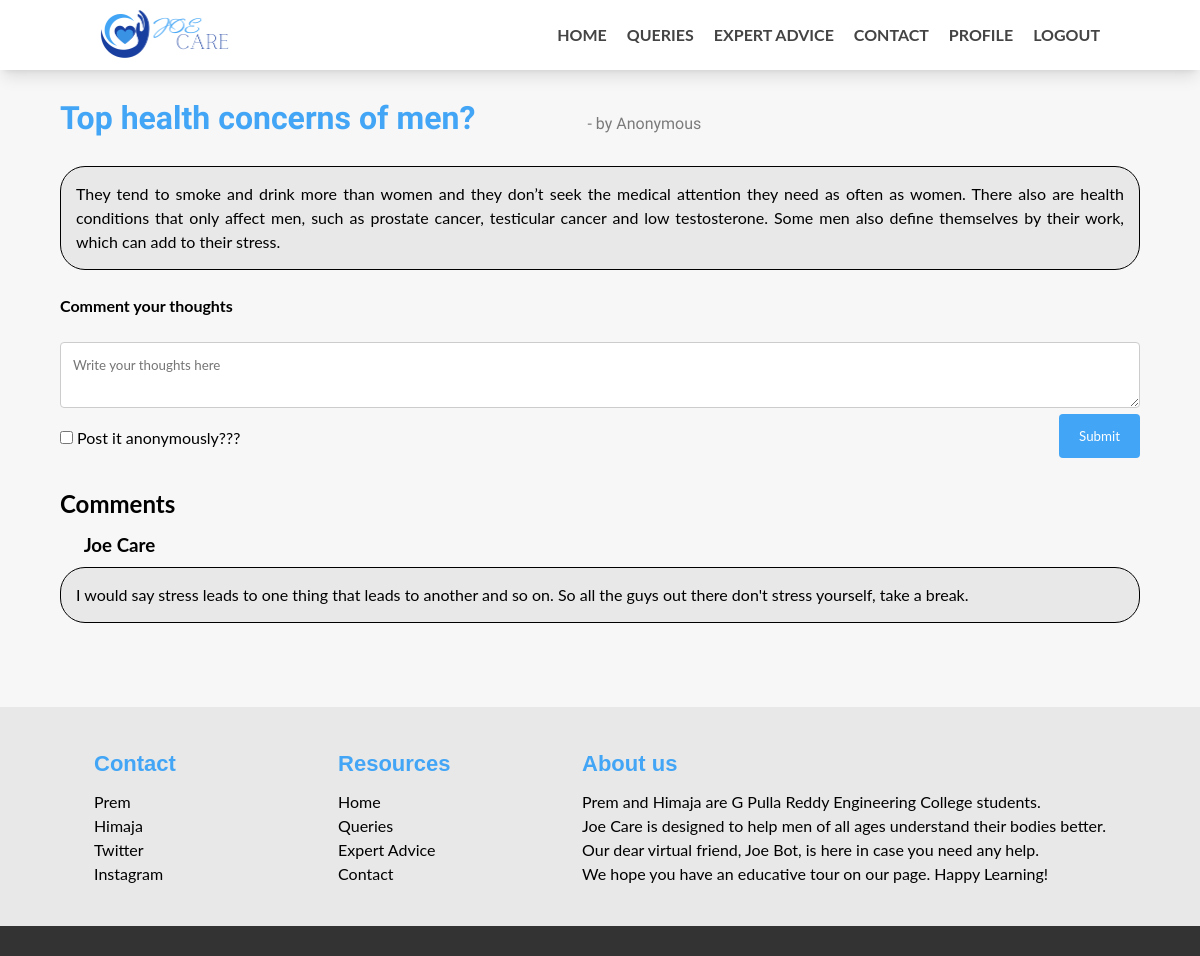
The page /querypost/52 (signed in) on the database its author committed.
### tables this page shows
CREATE TABLE "ApprovePosts" (
	"id"	INTEGER NOT NULL UNIQUE,
	"userId"	INTEGER NOT NULL,
	"title"	TEXT NOT NULL,
	"desc"	TEXT NOT NULL,
	"anonymous"	TEXT NOT NULL,
	"name"	TEXT NOT NULL,
	"email"	TEXT NOT NULL,
	"age"	TEXT NOT NULL,
	"mod"	TEXT NOT NULL,
	"app"	TEXT NOT NULL,
	"ageres"	TEXT NOT NULL,
	PRIMARY KEY("id" AUTOINCREMENT),
	FOREIGN KEY("userId") REFERENCES "Users"("id")
);

CREATE TABLE "comments" (
	"id"	INTEGER NOT NULL UNIQUE,
	"postid"	INTEGER NOT NULL,
	"userid"	INTEGER NOT NULL,
	"user"	INTEGER NOT NULL,
	"email"	TEXT NOT NULL,
	"comment"	TEXT NOT NULL,
	"anony"	TEXT NOT NULL,
	FOREIGN KEY("userid") REFERENCES "Users"("id"),
	PRIMARY KEY("id" AUTOINCREMENT),
	FOREIGN KEY("postid") REFERENCES "ApprovePosts"("id")
);

### app.py (the view)
@app.route("/querypost/<int:postid>", methods = ['POST', 'GET'])
@login_required
def querypost(postid):
    records = Query.get_post_postid(postid)
    comments = Query.get_comments(postid)
    return render_template("querypost.html", logged = curr_user.get_user(), records = records, comments = comments)

### Query.py (called while the page is built)
    def get_post_postid(postid):
        con = sqlite3.connect("joecare.db")
        c = con.cursor()
        try:
            sql_select_query = "select * from approvePosts where id = ?;"
            c.execute(sql_select_query, (postid,))
            record = c.fetchall()
        finally:
            con.commit()
            c.close()
            con.close()
        return record

    def get_comments(postid):
        con = sqlite3.connect("joecare.db")
        c = con.cursor()
        try:
            sql_select_query = "select * from comments where postid = ?;"
            c.execute(sql_select_query, (postid,))
            record = c.fetchall()
        finally:
            con.commit()
            c.close()
            con.close()
        return record

### app.py (called while the page is built)
@login_manager.user_loader
def load_user(userid):
    return LoginUser(userid)

@app.before_request
def before_request():
    session.permanent = True
    app.permanent_session_lifetime = timedelta(minutes=20)
    session.modified = True
    g.user = current_user

    def get_user(self):
        return self.login

### templates/querypost.html (shortened to what this page needs)
<!doctype html>
<html>
<head>
	<link rel="stylesheet" href="{{url_for('static', filename = 'stylesheets/nav.css') }}" media="screen">
	<link rel="stylesheet" href="{{url_for('static', filename = 'stylesheets/footer.css') }}" media="screen">
	<link rel="stylesheet" href="{{url_for('static', filename = 'stylesheets/form.css') }}" media="screen">
</head>
<body>
	<header>
			<div class="wrapper">
				<div class="logo">
					<a href="/"><img src="{{url_for('static', filename = 'images/logo.png') }}" alt="Joe Care"></a>
				</div>
				<div class="navbar">
					<nav>
						<ul>
							<li><a href="/">Home</a></li>
							<li><a href="/query">Queries</a></li>
							<li><a href="/expert">Expert Advice</a></li>
							<li><a href="#foot">Contact</a></li>
							{% if logged == True %}
							<li><a href = "/profile">Profile</a></li>
							<li><a href = "/logout">Logout</a></li>
							{% else %}
							<li><a href = "/login">Login</a></li>
							{% endif %}
						</ul>
					</nav>
				</div>
			</div>
		</header>
	<div style="padding: 2% 5%">
	{% for record in records %}
		<div class="containerIntro">
		<h1 style="color:#42a5f5">{{record[2]}}</h1>
		{% if record[4] == "False" %}
			<p>		- by {{record[5]}}</p>
		{% else %}
			<p style="opacity: .5; margin-left: 10%">	 - by Anonymous</p>
		{% endif %}
		</div>
		<br>
		<p style="text-align: justify; background-color: #E8E8E8; width: 100%;  border-radius:25px; padding: 15px; border: 0.8px solid">{{record[3]}}</p>
	{% endfor %}
		<br>
		<p><b>Comment your thoughts</b></p>
		<br>
	<form action="{{url_for('comment', postid = records[0][0] )}}" method="post">
		<textarea name="comment" id="comment" placeholder="Write your thoughts here"></textarea>
		<input type="checkbox" id="anony" name="anony" value="True">
		<label for="vehicle1">Post it anonymously???</label>
		<input type="submit" name="submit">
	</form>
		<br>
	<h2>Comments</h2>
	{% for comment in comments %}
	{% if comment[6] == "False" %}
		<h3 style="padding: .8%; margin-left: 15px">{{comment[3]}}</h3>
	{% else %}
		<h3 style="padding: .8%; margin-left: 15px">From Anonymous</h3>
	{% endif %}
	<p style="text-align: justify; background-color: #E8E8E8; width: 100%;  border-radius:25px; padding: 15px; border: 0.8px solid">{{comment[5] }} </p>
	{% else %}
	<p>No Comments</p>
	{% endfor %}
	</div>
	<div class="container"></div>
<footer id="foot">
  <section class="ft-main">
    <div class="ft-main-item">
        <h2 class="ft-title" style="color: #42a5f5;">Contact</h2>
        <ul>
          <li><a href="https://www.linkedin.com/in/prem-jain801/" style="color: black">Prem</a></li>
          <li><a href="https://www.linkedin.com/in/k-naga-himaja/" style="color: black">Himaja</a></li>
          <li><a href="https://twitter.com/KNagaHimaja" style="color: black">Twitter</a></li>
          <li><a href="https://www.instagram.com/prem_jain_801/" style="color: black">Instagram</a></li>
        </ul>
      </div>
      <div class="ft-main-item">
        <h2 class="ft-title" style="color: #42a5f5;">Resources</h2>
        <ul>
          <li><a href="/" style="color: black">Home</a></li>
          <li><a href="/query" style="color: black">Queries</a></li>
          <li><a href="/expert" style="color: black">Expert Advice</a></li>
          <li><a href="#foot" style="color: black">Contact</a></li>
        </ul>
      </div>
    <div class="ft-main-item">
      <h2 class="ft-title" style="color: #42a5f5;">About us</h2>
      <ul style="color: black">
        <p style="text-align: justify;">Prem and Himaja are G Pulla Reddy Engineering College students.</p>
        <p style="text-align: justify;">Joe Care is designed to help men of all ages understand their bodies better.</p>
        <p style="text-align: justify;">Our dear virtual friend, Joe Bot, is here in case you need any help. </p>
        <p style="text-align: justify;">	We hope you have an educative tour on our page. Happy Learning!</p>
      </ul>
    </div>
  </section>
  <section class="ft-legal">
  </section>
</footer>
</body>
</html>

### static/stylesheets/nav.css (style rules this page uses)
*, *::before, *::after { box-sizing: border-box; line-height: 1.5em; }
html { font-size: 16px; scroll-behavior: smooth; -webkit-text-size-adjust: 100%; }
body { margin: 0; font-family: "Open Sans", sans-serif; background-color: #f7f7f7; }
header { background-color: #ffffff; box-shadow: 0 10px 15px -3px rgba(0, 0, 0, 0.1), 0 4px 6px -4px rgba(0, 0, 0, 0.1); padding: 10px 20px; }
header .wrapper { max-width: 1000px; margin: 0 auto; display: flex; flex-wrap: wrap; align-items: center; justify-content: space-between; }
header .logo img { height: 50px; display: block; }
.navbar { position: fixed; top: 0; left: 100%; margin: 0; width: 100%; height: 100%; background-color: white; padding: 20px; transition: left 0.3s; }
.navbar ul { all: unset; list-style-type: none; display: flex; flex-direction: column; align-items: center; gap: 25px; }
.navbar ul a { all: unset; color: #444444; text-transform: uppercase; cursor: pointer; font-weight: bold; font-size: 28px; }
.container { max-width: 900px; margin: 0 auto; padding: 30px; }
@media (min-width: 550px) { .navbar { all: unset; display: block; } }
@media (min-width: 550px) { .navbar ul { flex-direction: row; gap: 20px; } }
@media (min-width: 550px) { .navbar ul a { font-size: inherit; } }

### static/stylesheets/footer.css (style rules this page uses)
* { box-sizing: border-box; font-family: "Lato", sans-serif; margin: 0; padding: 0; }
ul { list-style: none; padding-left: 0; }
footer { background-color: #E8E8E8; color: #bbb; line-height: 1.5; }
footer a { text-decoration: none; color: #eee; }
.ft-title { color: #fff; font-family: "Arial"; font-size: 1.375rem; padding-bottom: 0.625rem; }
body { display: flex; min-height: 100vh; flex-direction: column; }
.container { flex: 1; }
.ft-main { padding: 1.25rem 1.875rem; display: flex; flex-wrap: wrap; }
@media only screen and (min-width: 29.8125rem ) { .ft-main { justify-content: space-evenly; } }
.ft-main-item { padding: 1.25rem; min-width: 12.5rem; }
.ft-legal { padding: 0.9375rem 1.875rem; background-color: #333; }

### static/stylesheets/form.css (style rules this page uses)
* { box-sizing: border-box; }
input[type=email], input[type=password],input[type=text], input[type=number], input[type=tel], input[type=date], textarea { width: 100%; padding: 12px; border: 1px solid #ccc; border-radius: 4px; resize: vertical; }
label { padding: 12px 12px 12px 0; display: inline-block; }
input[type=submit] { background-color: #42a5f5; color: white; padding: 12px 20px; border: none; border-radius: 4px; cursor: pointer; float: right; margin: 0 auto; text-align: center; }

### templates/querypost.html (style rules this page uses)
.containerIntro h1, .containerIntro p { display: inline; font-family: 'Open Sans', sans-serif; }

### rows shown on the page
ApprovePosts: title "Top health concerns of men?", anonymous "- by Anonymous", desc "They tend to smoke and drink more than women and they don’t seek the medical attention they need as often as women. There also are health conditions that only affect men, such as prostate cancer, testicular cancer and low testosterone. Some men also define themselves by their work, which can add to their stress."
comments: user "Joe Care", comment "I would say stress leads to one thing that leads to another and so on. So all the guys out there don't stress yourself, take a break."
